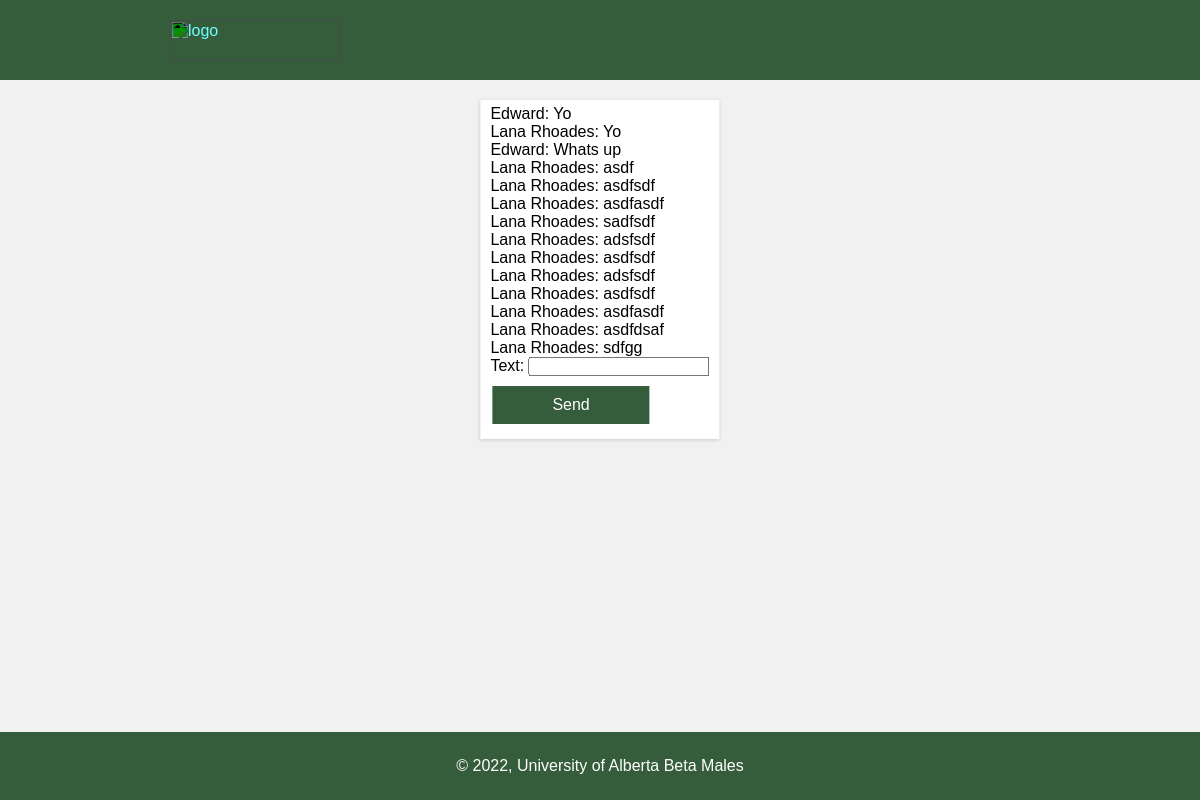
/chat/boyacc-c/, run on the app's committed database.
### chat/models.py (models this page shows)
class Message(models.Model):
    text = models.CharField(
        max_length=200
        )
    chat_room = models.ForeignKey(
        to=ChatRoom,
        on_delete=models.CASCADE,
        blank=True,
        null=True,
    )
    user = models.ForeignKey(
        to=User,
        on_delete=models.CASCADE,
        blank=True,
        null=True,
    )
    message_index = models.IntegerField(
        blank=True,
        null=True,
    )

### chat/views.py (the view)
# urls.py: path("", include("chat.urls"))
def chat(request, room_url:str):
    context = {}
    context["index"] = INDEX_URL
    try:
        room = ChatRoom.objects.get(url=room_url)
    except:
        ccids = ccids_from_url(room_url)
        users = users_from_ccids(ccids)
        room = ChatRoom.objects.create(user_one=users[0], user_two=users[1], url=room_url)
    if request.method == "POST":
        new_message = MessageForm(request.POST)
        if new_message.is_valid():
            new_message = new_message.save(commit=False)
            new_message.chat_room = room
            new_message.message_index = get_num_messages(room) + 1
            new_message.user = request.user
            new_message.save()
            return redirect(CHAT_URL + room_url)
    elif request.method != "POST":
        new_message = MessageForm()
    context["form"] = new_message
    context["messages"] = Message.objects.filter(chat_room=room)
    return render(request, "chat.html", context)

### chat/forms.py
class MessageForm(forms.ModelForm):
    message_index = forms.IntegerField(
        widget=forms.HiddenInput(),
        required=False
    )
    class Meta:
        model = Message
        fields = "__all__"
        widgets = {
            'user':forms.HiddenInput(),
            "chat_room":forms.HiddenInput()
        }

### chat/templates/chat.html (shortened to what this page needs)
<html>
    <head>
    </head>
    <body>
        <header>
            <a href="https://www.ualberta.ca/index.html">
            <img alt="logo" src="https://logodix.com/logo/1031274.png">
            </a>
        </header>
            <main>
                <article>
                    <div>
                    {% for message in messages %}
                        <p>
                        {{message.user.first_name}}:
                        {{message.text}}
                        </p>
                    {% endfor %}
                    </div>
                    <form method="post">
                        {{form.as_p}}
                        <input type="submit" value="Send">
                    </form>
            </main>
        <footer>
            <p> &copy; <script>document.write(new Date().getFullYear());</script>, University of Alberta Beta Males</p>
        </footer>
    <body>
</html>

### chat/templates/chat.html (style rules this page uses)
* { margin: 0; padding: 0; box-sizing: border-box; }
header { text-align: left; background-color: #355d3b; color: #fff; padding: 20px; }
body { font-family: Arial, Helvetica, sans-serif; background-color: #f1f1f1; }
img[alt="logo"] { margin-left: 150px; height: 40px; width: 170px; object-fit: cover; object-position: 100% 95%; filter: invert(100%) sepia(0%) saturate(2000%) hue-rotate(147deg) brightness(118%) contrast(100%); }
main { text-align: center; margin: auto; padding: 20px 80px; border-radius: 5; min-height: calc(50vh - 84px - 69px); }
article { margin: auto; text-align: left; box-shadow: rgba(0, 0, 0, 0.16) 0px 1px 4px; background-color: #fff; position: absolute; padding: 5px 10px; width: auto; height: auto; left: 50%; margin-right: -50%; transform: translate(-50%, 0%); }
input[value = "Send"] { background-color: #355d3b; border: none; color: #fff; text-align: center; display: inline-block; font-size: 16px; margin: 10px 2px; cursor: pointer; padding: 10px 60px; }
footer { margin: 0; text-align: center; background-color: #355d3b; color: #fff; padding: 25px; width: 100%; bottom: 0; position: fixed; }

### data on the page
Message: user.first_name "Edward", text "Yo"
Message: user.first_name "Lana Rhoades", text "Yo"
Message: user.first_name "Edward", text "Whats up"
Message: user.first_name "Lana Rhoades", text "asdf"
Message: user.first_name "Lana Rhoades", text "asdfsdf"
Message: user.first_name "Lana Rhoades", text "asdfasdf"
Message: user.first_name "Lana Rhoades", text "sadfsdf"
Message: user.first_name "Lana Rhoades", text "adsfsdf"
Message: user.first_name "Lana Rhoades", text "asdfsdf"
Message: user.first_name "Lana Rhoades", text "adsfsdf"
Message: user.first_name "Lana Rhoades", text "asdfsdf"
Message: user.first_name "Lana Rhoades", text "asdfasdf"
Message: user.first_name "Lana Rhoades", text "asdfdsaf"
Message: user.first_name "Lana Rhoades", text "sdfgg"
